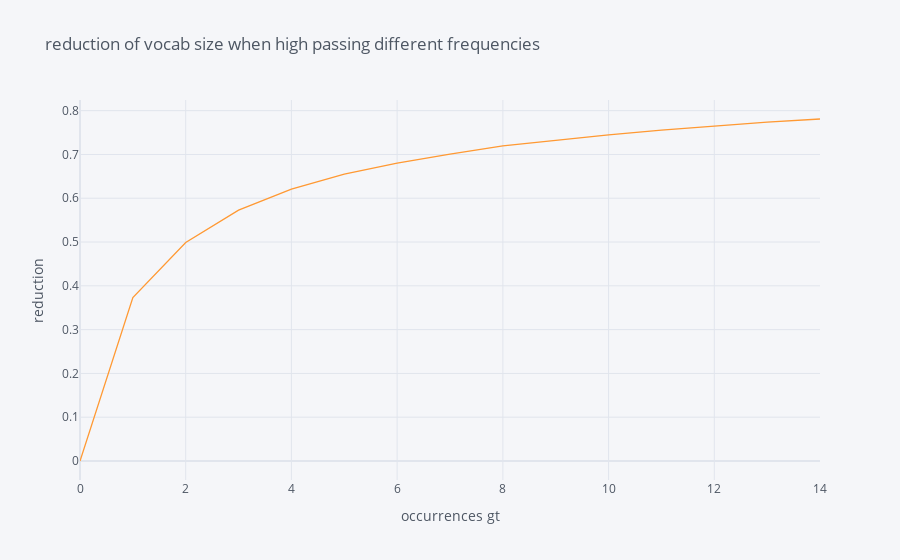

This figure's notebook cell:
### Code cell
# try and reduce vocabulary size
d = []
for size in range(15):
    num_words = len(words_df[words_df.word_count > size])
    d.append([size, num_words, 1 - (num_words / len(words_df))])

vocab_size = pd.DataFrame(data=d, columns=['occ_gt', 'word_count', 'reduction'])

vocab_size.reduction.iplot(
    kind = 'line',
    title = 'reduction of vocab size when high passing different frequencies',
    yTitle = 'reduction',
    xTitle = 'occurrences gt'
)

### Figure 1 — Plotly figure (JSON) as saved in the notebook; plotly's stock layout.template omitted (floating-point values rounded to 4 significant figures)
{"data": [{"line": {"color": "rgba(255, 153, 51, 1.0)", "dash": "solid", "shape": "linear", "width": 1.3}, "mode": "lines", "name": "reduction", "text": "", "x": [0, 1, 2, 3, 4, 5, 6, 7, 8, 9, 10, 11, 12, 13, 14], "y": [0.0, 0.3732, 0.4989, 0.5729, 0.6208, 0.6551, 0.6803, 0.7008, 0.7194, 0.7319, 0.7446, 0.7553, 0.7646, 0.7739, 0.7809], "type": "scatter"}], "layout": {"legend": {"bgcolor": "#F5F6F9", "font": {"color": "#4D5663"}}, "paper_bgcolor": "#F5F6F9", "plot_bgcolor": "#F5F6F9", "title": {"font": {"color": "#4D5663"}, "text": "reduction of vocab size when high passing different frequencies"}, "xaxis": {"gridcolor": "#E1E5ED", "showgrid": true, "tickfont": {"color": "#4D5663"}, "title": {"font": {"color": "#4D5663"}, "text": "occurrences gt"}, "zerolinecolor": "#E1E5ED"}, "yaxis": {"gridcolor": "#E1E5ED", "showgrid": true, "tickfont": {"color": "#4D5663"}, "title": {"font": {"color": "#4D5663"}, "text": "reduction"}, "zerolinecolor": "#E1E5ED"}}}
